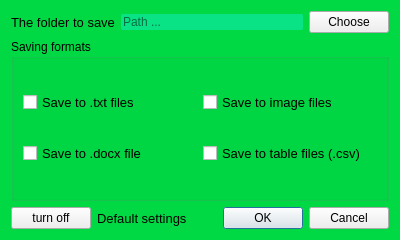
<?xml version="1.0" encoding="UTF-8"?>
<ui version="4.0">
 <class>Form</class>
 <widget class="QWidget" name="Form">
  <property name="windowModality">
   <enum>Qt::NonModal</enum>
  </property>
  <property name="geometry">
   <rect>
    <x>0</x>
    <y>0</y>
    <width>400</width>
    <height>240</height>
   </rect>
  </property>
  <property name="minimumSize">
   <size>
    <width>340</width>
    <height>200</height>
   </size>
  </property>
  <property name="maximumSize">
   <size>
    <width>400</width>
    <height>240</height>
   </size>
  </property>
  <property name="windowTitle">
   <string>PDF Settings</string>
  </property>
  <property name="styleSheet">
   <string notr="true">#Form {
	background-color: rgb(0, 217, 68);
}

QLineEdit, QComboBox, QDoubleSpinBox, #label_image_before, #label_image_after {
	border-radius: 2px;
	background-color: rgb(26, 244, 255, 88);
}

#label_image_before, #label_image_after {
	border-radius: 5px;
}</string>
  </property>
  <layout class="QVBoxLayout" name="verticalLayout_3">
   <item>
    <layout class="QHBoxLayout" name="horizontalLayout_5">
     <item>
      <widget class="QLabel" name="label_7">
       <property name="font">
        <font>
         <pointsize>10</pointsize>
        </font>
       </property>
       <property name="text">
        <string>The folder to save</string>
       </property>
      </widget>
     </item>
     <item>
      <widget class="QLineEdit" name="lineEdit_folder_path">
       <property name="placeholderText">
        <string>Path ...</string>
       </property>
      </widget>
     </item>
     <item>
      <widget class="QPushButton" name="choose_folder_save_but">
       <property name="text">
        <string>Choose</string>
       </property>
      </widget>
     </item>
    </layout>
   </item>
   <item>
    <widget class="QGroupBox" name="groupBox">
     <property name="title">
      <string>Saving formats</string>
     </property>
     <layout class="QHBoxLayout" name="horizontalLayout">
      <item>
       <layout class="QVBoxLayout" name="verticalLayout">
        <item>
         <widget class="QCheckBox" name="check_to_txt">
          <property name="font">
           <font>
            <pointsize>10</pointsize>
           </font>
          </property>
          <property name="layoutDirection">
           <enum>Qt::LeftToRight</enum>
          </property>
          <property name="autoFillBackground">
           <bool>false</bool>
          </property>
          <property name="inputMethodHints">
           <set>Qt::ImhNone</set>
          </property>
          <property name="text">
           <string>Save to .txt files</string>
          </property>
          <property name="tristate">
           <bool>false</bool>
          </property>
         </widget>
        </item>
        <item>
         <widget class="QCheckBox" name="check_to_WORD">
          <property name="font">
           <font>
            <pointsize>10</pointsize>
           </font>
          </property>
          <property name="layoutDirection">
           <enum>Qt::LeftToRight</enum>
          </property>
          <property name="autoFillBackground">
           <bool>false</bool>
          </property>
          <property name="inputMethodHints">
           <set>Qt::ImhNone</set>
          </property>
          <property name="text">
           <string>Save to .docx file</string>
          </property>
          <property name="tristate">
           <bool>false</bool>
          </property>
         </widget>
        </item>
       </layout>
      </item>
      <item>
       <layout class="QVBoxLayout" name="verticalLayout_2">
        <item>
         <widget class="QCheckBox" name="check_to_images">
          <property name="font">
           <font>
            <pointsize>10</pointsize>
           </font>
          </property>
          <property name="layoutDirection">
           <enum>Qt::LeftToRight</enum>
          </property>
          <property name="autoFillBackground">
           <bool>false</bool>
          </property>
          <property name="inputMethodHints">
           <set>Qt::ImhNone</set>
          </property>
          <property name="text">
           <string>Save to image files</string>
          </property>
          <property name="tristate">
           <bool>false</bool>
          </property>
         </widget>
        </item>
        <item>
         <widget class="QCheckBox" name="check_to_tables">
          <property name="font">
           <font>
            <pointsize>10</pointsize>
           </font>
          </property>
          <property name="layoutDirection">
           <enum>Qt::LeftToRight</enum>
          </property>
          <property name="autoFillBackground">
           <bool>false</bool>
          </property>
          <property name="inputMethodHints">
           <set>Qt::ImhNone</set>
          </property>
          <property name="text">
           <string>Save to table files (.csv)</string>
          </property>
          <property name="tristate">
           <bool>false</bool>
          </property>
         </widget>
        </item>
       </layout>
      </item>
     </layout>
    </widget>
   </item>
   <item>
    <layout class="QHBoxLayout" name="horizontalLayout_2">
     <item>
      <layout class="QHBoxLayout" name="horizontalLayout_8" stretch="1,8">
       <item>
        <widget class="QPushButton" name="turn_off_settings">
         <property name="text">
          <string>turn off</string>
         </property>
        </widget>
       </item>
       <item>
        <widget class="QLabel" name="label_9">
         <property name="font">
          <font>
           <pointsize>10</pointsize>
          </font>
         </property>
         <property name="text">
          <string>Default settings</string>
         </property>
        </widget>
       </item>
      </layout>
     </item>
     <item>
      <widget class="QDialogButtonBox" name="accepting_response">
       <property name="standardButtons">
        <set>QDialogButtonBox::Cancel|QDialogButtonBox::Ok</set>
       </property>
      </widget>
     </item>
    </layout>
   </item>
  </layout>
 </widget>
 <resources>
  <include location="icons.qrc"/>
 </resources>
 <connections/>
</ui>
